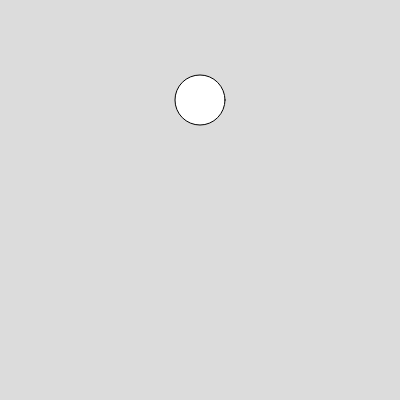
Frame 1 (no input)
Frame 60 (no input): identical to frame 1, image omitted
Frame 120 (the mouse pressed at the canvas centre since frame 60): identical to frame 1, image omitted

The p5.js sketch that drew this single still picture (run headless with seeded random() and noise() and a simulated clock; from frame 60 on, the mouse is pressed at the canvas centre):

// p5.js sketch
// ── sketch.js
function setup() {
  createCanvas(400, 400);
  
}

function draw() {
  background(220);
  circle(200, 100, 50)
}
